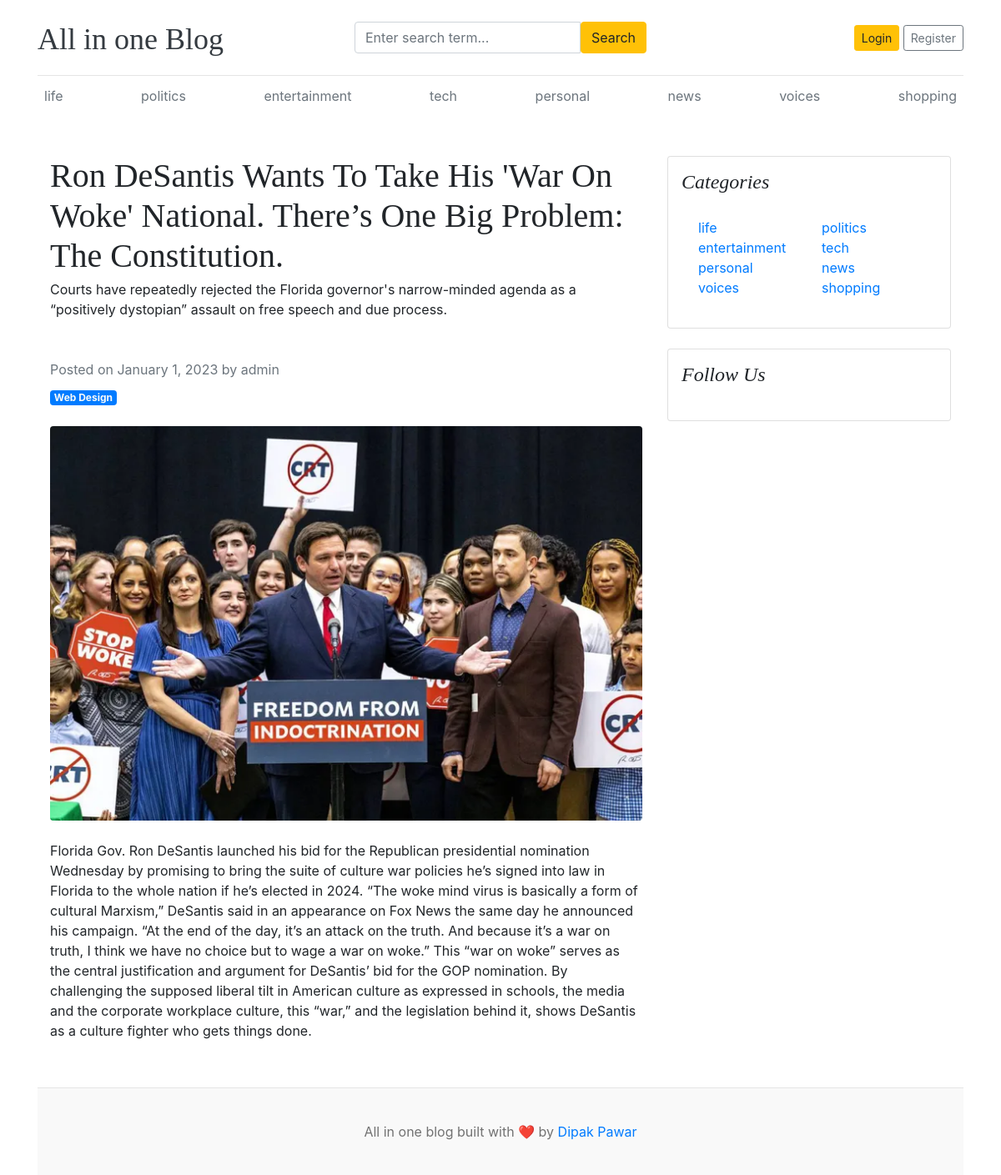
The page /blog/ron-desantis-wants-to-take-his-war-on-woke-national-theres-one-big-problem-the-constitution on the database as committed earlier.
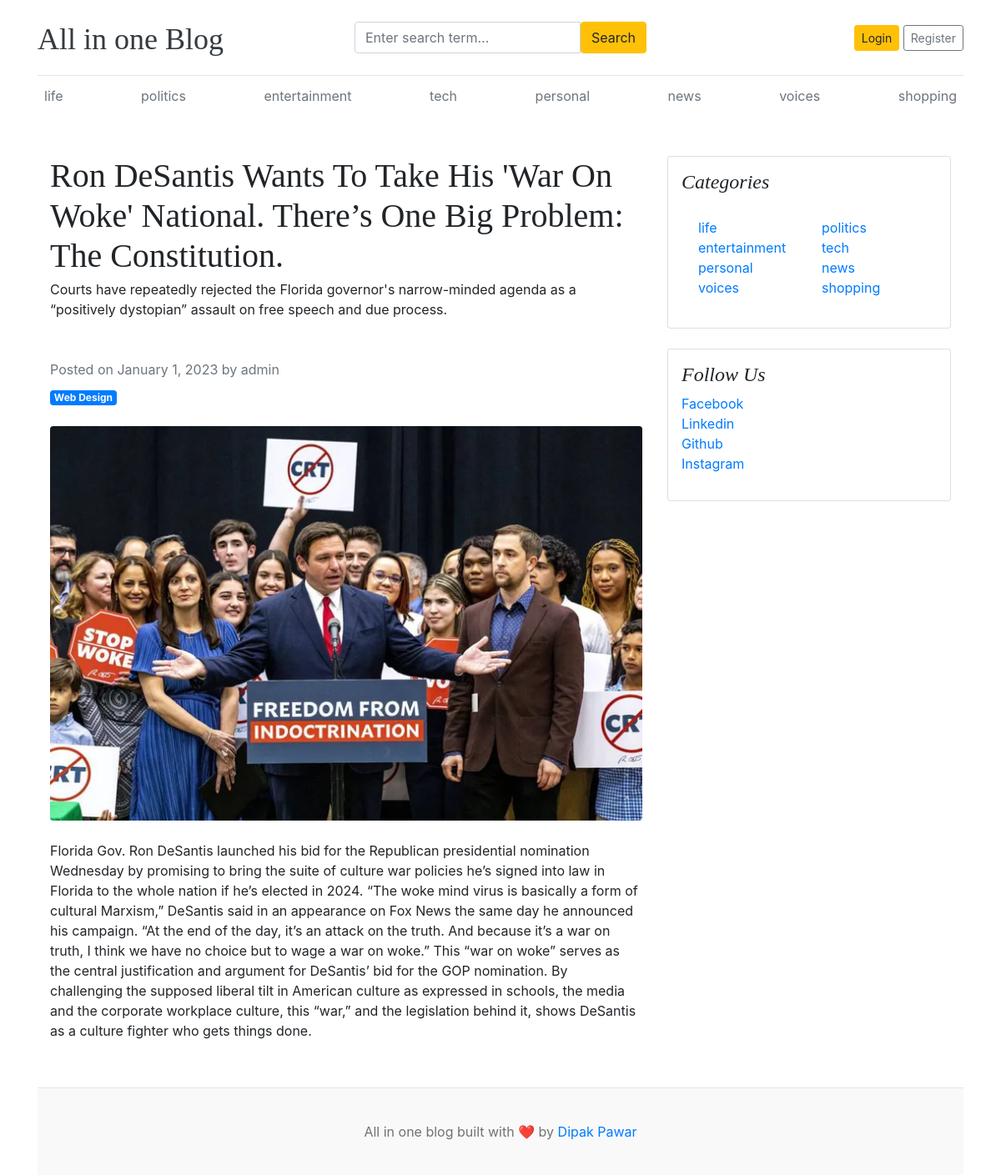
The same page on the database as committed later.
### blog_app/models.py (models this page shows, shortened)
class Category(models.Model):
    name = models.CharField(max_length=50, unique=True)
    created_at = models.DateTimeField(auto_now_add=True)
    updated_at = models.DateTimeField(auto_now=True)
    class Meta:
        verbose_name_plural = "categories"
    def __str__(self):
        return self.name

class SocialLink(models.Model):
    social_name = models.CharField(max_length=20)
    social_url = models.URLField()

### blog_app/views.py (the view)
# urls.py: path("<slug:slug>", GetPostBySlug.as_view(), name="post_by_slug"),
class GetPostBySlug(View):
    def get(self, request, slug):
        blog = Blog.objects.get(status="Published", slug=slug)
        return render(request, "blog_post.html", context={"post": blog})

### blog_app/context_processors.py (called while the page is built)
def get_categories(request):
    categories = Category.objects.all()
    social_apps = SocialLink.objects.all()
    return dict(
        tags=categories, social_apps=social_apps
    )  # This function only return the dictionary

### templates/blog_post.html
{% extends 'base.html' %}
{% block body_block %}
<div class="container mt-5">
    <div class="row">
        <div class="col-lg-8">
            <article>
                <header class="mb-4">
                    <h1 class="fw-bolder mb-1">{{post.title}}</h1>
                    <section class="mb-5">
                        <p class="fs-5 mb-4">{{post.short_description}}</p>
                    </section>
                    <div class="text-muted fst-italic mb-2">Posted on January 1, 2023 by admin</div>
                    <a class="badge bg-primary text-decoration-none text-light" href="#!">Web Design</a>
                </header>
                <figure class="mb-4"><img class="img-fluid rounded" src="{{post.featured_image.url}}" alt="..." /></figure>
                <section class="mb-5">
                    <p class="fs-5 mb-4">{{post.blog_body}}</p>
                    </section>
            </article>
        </div>
        <div class="col-lg-4">
            <div class="card mb-4 p-3">
                <h4 class="font-italic">Categories</h4>
                <div class="card-body">
                    <div class="row">
                        {% for tag in tags %}
                        <div class="col-sm-6">
                            <ul class="list-unstyled mb-0">
                                <li><a  href="{% url 'post_by_category' tag.id %}">{{tag.name}}</a></li>
                            </ul>
                        </div>
                        {% endfor %}
                    </div>
                </div>
            </div>
            <div class="card mb-4 p-3">
                <h4 class="font-italic">Follow Us</h4>
                <ol class="list-unstyled">
                    {% for social_app in social_apps %}
                    <li><a href="{{social_app.social_url}}" target="_blank">{{social_app.social_name}}</a></li>
                    {% endfor %}
                </ol>
            </div>
        </div>
    </div>
</div>
{% endblock %}

### templates/base.html (shortened to what this page needs)
{% load static %}
<!DOCTYPE html>
<html lang="en">
<head>
    <link href="https://getbootstrap.com/docs/4.0/dist/css/bootstrap.min.css" rel="stylesheet">
    <link href="{% static 'css/blog.css' %}" rel="stylesheet">
  </head>
<body>
    <div class="container">
        <header class="blog-header py-3">
          <div class="row flex-nowrap justify-content-between align-items-center">
            <div class="col-4 pt-1">
              <a class="blog-header-logo text-dark" href="/">All in one Blog</a>
            </div>
            <div class="col-4">
              <form action="{% url 'search_category' %}" method="GET">
                <div class="input-group">
                  <input class="form-control" name="keyword" type="text" placeholder="Enter search term..." aria-label="Enter search term..." aria-describedby="button-search" />
                  <button class="btn btn-warning" id="button-search" type="submit">Search</button>
              </div>
              </form>
            </div>
            <div class="col-4 d-flex justify-content-end align-items-center">
              {% if not user.is_authenticated %}
                <a class="btn btn-sm btn-warning" href="{% url 'login_user' %}">Login</a> &nbsp;
                <a class="btn btn-sm btn-outline-secondary" href="{% url 'register_user' %}">Register</a>
              {% else %}
            <a class="btn btn-sm btn-warning" href="{% url 'dashboard' %}">Dashboard </a>&nbsp;
              &emsp;
              <a class="btn btn-sm btn-warning" href="{% url 'logout_user' %}">Logout</a> &nbsp;
              {% endif %}
            </div>
          </div>
        </header>
        <div class="nav-scroller py-1 mb-2">
          <nav class="nav d-flex justify-content-between">
            {% for tag in tags %}
                <a class="p-2 text-muted" href="{% url 'post_by_category' tag.id %}">{{tag}}</a>
            {% endfor%}
          </nav>
        </div>
    {% block body_block %}{% endblock %}
<footer class="blog-footer mt-2">
    <p>All in one blog built with ❤️ by <a href="#">Dipak Pawar</a></p>
</footer>
</body>
</html>

Rows that differ between the two databases and show on the page:
added SocialLink: social_name "Facebook"
added SocialLink: social_name "Linkedin"
added SocialLink: social_name "Github"
added SocialLink: social_name "Instagram"
